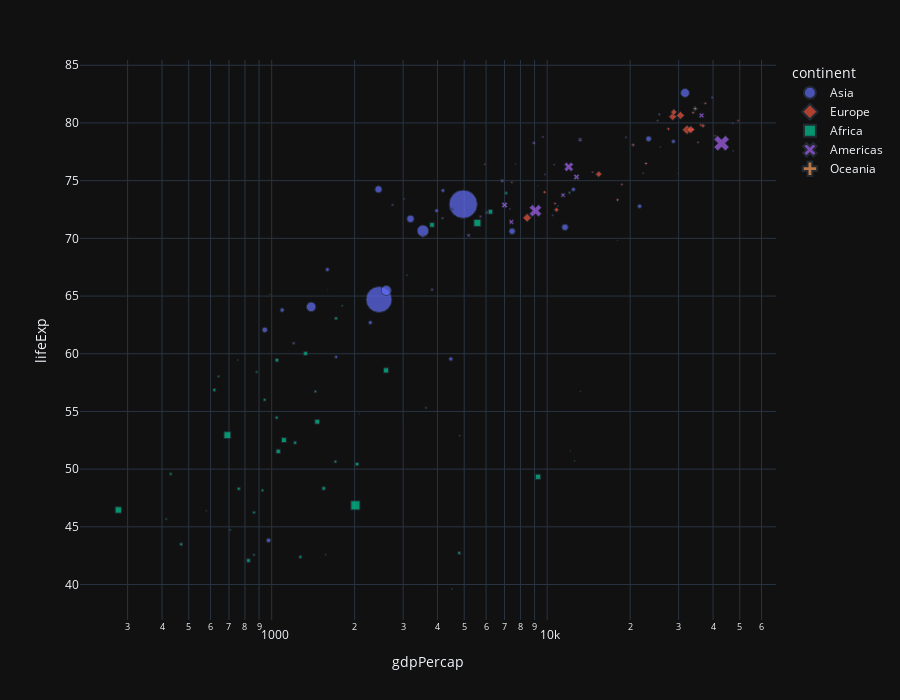

Notebook code cell kept with this figure:
### Code cell
px.scatter(df[df['year'] == 2007], x = 'gdpPercap' , y = 'lifeExp' , size= "pop" , color = 'continent'
           ,log_x = True, hover_name = 'country', template = 'plotly_dark'
           ,width = 900, height = 700, symbol = 'continent')

### Figure 1 — Plotly figure (JSON) as saved in the notebook; plotly's stock layout.template omitted (floating-point values rounded to 4 significant figures)
{"data": [{"hovertemplate": "<b>%{hovertext}</b><br><br>continent=Asia<br>gdpPercap=%{x}<br>lifeExp=%{y}<br>pop=%{marker.size}<extra></extra>", "hovertext": ["Afghanistan", "Bahrain", "Bangladesh", "Cambodia", "China", "Hong Kong, China", "India", "Indonesia", "Iran", "Iraq", "Israel", "Japan", "Jordan", "Korea, Dem. Rep.", "Korea, Rep.", "Kuwait", "Lebanon", "Malaysia", "Mongolia", "Myanmar", "Nepal", "Oman", "Pakistan", "Philippines", "Saudi Arabia", "Singapore", "Sri Lanka", "Syria", "Taiwan", "Thailand", "Vietnam", "West Bank and Gaza", "Yemen, Rep."], "legendgroup": "Asia", "marker": {"color": "#636efa", "size": [31889923, 708573, 150448339, 14131858, 1318683096, 6980412, 1110396331, 223547000, 69453570, 27499638, 6426679, 127467972, 6053193, 23301725, 49044790, 2505559, 3921278, 24821286, 2874127, 47761980, 28901790, 3204897, 169270617, 91077287, 27601038, 4553009, 20378239, 19314747, 23174294, 65068149, 85262356, 4018332, 22211743], "sizemode": "area", "sizeref": 3297000.0, "symbol": "circle"}, "mode": "markers", "name": "Asia", "orientation": "v", "showlegend": true, "type": "scatter", "x": [974.6, 29800.0, 1391.0, 1714.0, 4959.0, 39720.0, 2452.0, 3541.0, 11610.0, 4471.0, 25520.0, 31660.0, 4519.0, 1593.0, 23350.0, 47310.0, 10460.0, 12450.0, 3096.0, 944, 1091.0, 22320.0, 2606.0, 3190.0, 21650.0, 47140.0, 3970.0, 4185.0, 28720.0, 7458.0, 2442.0, 3025.0, 2281.0], "xaxis": "x", "y": [43.83, 75.64, 64.06, 59.72, 72.96, 82.21, 64.7, 70.65, 70.96, 59.55, 80.75, 82.6, 72.53, 67.3, 78.62, 77.59, 71.99, 74.24, 66.8, 62.07, 63.78, 75.64, 65.48, 71.69, 72.78, 79.97, 72.4, 74.14, 78.4, 70.62, 74.25, 73.42, 62.7], "yaxis": "y"}, {"hovertemplate": "<b>%{hovertext}</b><br><br>continent=Europe<br>gdpPercap=%{x}<br>lifeExp=%{y}<br>pop=%{marker.size}<extra></extra>", "hovertext": ["Albania", "Austria", "Belgium", "Bosnia and Herzegovina", "Bulgaria", "Croatia", "Czech Republic", "Denmark", "Finland", "France", "Germany", "Greece", "Hungary", "Iceland", "Ireland", "Italy", "Montenegro", "Netherlands", "Norway", "Poland", "Portugal", "Romania", "Serbia", "Slovak Republic", "Slovenia", "Spain", "Sweden", "Switzerland", "Turkey", "United Kingdom"], "legendgroup": "Europe", "marker": {"color": "#EF553B", "size": [3600523, 8199783, 10392226, 4552198, 7322858, 4493312, 10228744, 5468120, 5238460, 61083916, 82400996, 10706290, 9956108, 301931, 4109086, 58147733, 684736, 16570613, 4627926, 38518241, 10642836, 22276056, 10150265, 5447502, 2009245, 40448191, 9031088, 7554661, 71158647, 60776238], "sizemode": "area", "sizeref": 3297000.0, "symbol": "diamond"}, "mode": "markers", "name": "Europe", "orientation": "v", "showlegend": true, "type": "scatter", "x": [5937.0, 36130.0, 33690.0, 7446.0, 10680.0, 14620.0, 22830.0, 35280.0, 33210.0, 30470.0, 32170.0, 27540.0, 18010.0, 36180.0, 40680.0, 28570.0, 9254.0, 36800.0, 49360.0, 15390.0, 20510.0, 10810.0, 9787.0, 18680.0, 25770.0, 28820.0, 33860.0, 37510.0, 8458.0, 33200.0], "xaxis": "x", "y": [76.42, 79.83, 79.44, 74.85, 73.0, 75.75, 76.49, 78.33, 79.31, 80.66, 79.41, 79.48, 73.34, 81.76, 78.89, 80.55, 74.54, 79.76, 80.2, 75.56, 78.1, 72.48, 74.0, 74.66, 77.93, 80.94, 80.88, 81.7, 71.78, 79.42], "yaxis": "y"}, {"hovertemplate": "<b>%{hovertext}</b><br><br>continent=Africa<br>gdpPercap=%{x}<br>lifeExp=%{y}<br>pop=%{marker.size}<extra></extra>", "hovertext": ["Algeria", "Angola", "Benin", "Botswana", "Burkina Faso", "Burundi", "Cameroon", "Central African Republic", "Chad", "Comoros", "Congo, Dem. Rep.", "Congo, Rep.", "Cote d'Ivoire", "Djibouti", "Egypt", "Equatorial Guinea", "Eritrea", "Ethiopia", "Gabon", "Gambia", "Ghana", "Guinea", "Guinea-Bissau", "Kenya", "Lesotho", "Liberia", "Libya", "Madagascar", "Malawi", "Mali", "Mauritania", "Mauritius", "Morocco", "Mozambique", "Namibia", "Niger", "Nigeria", "Reunion", "Rwanda", "Sao Tome and Principe", "Senegal", "Sierra Leone", "Somalia", "South Africa", "Sudan", "Swaziland", "Tanzania", "Togo", "Tunisia", "Uganda", "Zambia", "Zimbabwe"], "legendgroup": "Africa", "marker": {"color": "#00cc96", "size": [33333216, 12420476, 8078314, 1639131, 14326203, 8390505, 17696293, 4369038, 10238807, 710960, 64606759, 3800610, 18013409, 496374, 80264543, 551201, 4906585, 76511887, 1454867, 1688359, 22873338, 9947814, 1472041, 35610177, 2012649, 3193942, 6036914, 19167654, 13327079, 12031795, 3270065, 1250882, 33757175, 19951656, 2055080, 12894865, 135031164, 798094, 8860588, 199579, 12267493, 6144562, 9118773, 43997828, 42292929, 1133066, 38139640, 5701579, 10276158, 29170398, 11746035, 12311143], "sizemode": "area", "sizeref": 3297000.0, "symbol": "square"}, "mode": "markers", "name": "Africa", "orientation": "v", "showlegend": true, "type": "scatter", "x": [6223.0, 4797.0, 1441.0, 12570.0, 1217.0, 430.1, 2042.0, 706.0, 1704.0, 986.1, 277.6, 3633.0, 1545.0, 2082.0, 5581.0, 12150.0, 641.4, 690.8, 13210.0, 752.7, 1328.0, 942.7, 579.2, 1463.0, 1569.0, 414.5, 12060.0, 1045.0, 759.3, 1043.0, 1803.0, 10960.0, 3820.0, 823.7, 4811.0, 619.7, 2014.0, 7670.0, 863.1, 1598.0, 1712.0, 862.5, 926.1, 9270.0, 2602.0, 4513.0, 1107.0, 883.0, 7093.0, 1056.0, 1271.0, 469.7], "xaxis": "x", "y": [72.3, 42.73, 56.73, 50.73, 52.3, 49.58, 50.43, 44.74, 50.65, 65.15, 46.46, 55.32, 48.33, 54.79, 71.34, 51.58, 58.04, 52.95, 56.73, 59.45, 60.02, 56.01, 46.39, 54.11, 42.59, 45.68, 73.95, 59.44, 48.3, 54.47, 64.16, 72.8, 71.16, 42.08, 52.91, 56.87, 46.86, 76.44, 46.24, 65.53, 63.06, 42.57, 48.16, 49.34, 58.56, 39.61, 52.52, 58.42, 73.92, 51.54, 42.38, 43.49], "yaxis": "y"}, {"hovertemplate": "<b>%{hovertext}</b><br><br>continent=Americas<br>gdpPercap=%{x}<br>lifeExp=%{y}<br>pop=%{marker.size}<extra></extra>", "hovertext": ["Argentina", "Bolivia", "Brazil", "Canada", "Chile", "Colombia", "Costa Rica", "Cuba", "Dominican Republic", "Ecuador", "El Salvador", "Guatemala", "Haiti", "Honduras", "Jamaica", "Mexico", "Nicaragua", "Panama", "Paraguay", "Peru", "Puerto Rico", "Trinidad and Tobago", "United States", "Uruguay", "Venezuela"], "legendgroup": "Americas", "marker": {"color": "#ab63fa", "size": [40301927, 9119152, 190010647, 33390141, 16284741, 44227550, 4133884, 11416987, 9319622, 13755680, 6939688, 12572928, 8502814, 7483763, 2780132, 108700891, 5675356, 3242173, 6667147, 28674757, 3942491, 1056608, 301139947, 3447496, 26084662], "sizemode": "area", "sizeref": 3297000.0, "symbol": "x"}, "mode": "markers", "name": "Americas", "orientation": "v", "showlegend": true, "type": "scatter", "x": [12780.0, 3822.0, 9066.0, 36320.0, 13170.0, 7007.0, 9645.0, 8948.0, 6025.0, 6873.0, 5728.0, 5186.0, 1202.0, 3548.0, 7321.0, 11980.0, 2749.0, 9809.0, 4173.0, 7409.0, 19330.0, 18010.0, 42950.0, 10610.0, 11420.0], "xaxis": "x", "y": [75.32, 65.55, 72.39, 80.65, 78.55, 72.89, 78.78, 78.27, 72.23, 74.99, 71.88, 70.26, 60.92, 70.2, 72.57, 76.19, 72.9, 75.54, 71.75, 71.42, 78.75, 69.82, 78.24, 76.38, 73.75], "yaxis": "y"}, {"hovertemplate": "<b>%{hovertext}</b><br><br>continent=Oceania<br>gdpPercap=%{x}<br>lifeExp=%{y}<br>pop=%{marker.size}<extra></extra>", "hovertext": ["Australia", "New Zealand"], "legendgroup": "Oceania", "marker": {"color": "#FFA15A", "size": [20434176, 4115771], "sizemode": "area", "sizeref": 3297000.0, "symbol": "cross"}, "mode": "markers", "name": "Oceania", "orientation": "v", "showlegend": true, "type": "scatter", "x": [34440.0, 25190.0], "xaxis": "x", "y": [81.23, 80.2], "yaxis": "y"}], "layout": {"height": 700, "legend": {"itemsizing": "constant", "title": {"text": "continent"}, "tracegroupgap": 0}, "margin": {"t": 60}, "width": 900, "xaxis": {"anchor": "y", "autorange": true, "domain": [0, 1], "range": [2.304, 4.831], "title": {"text": "gdpPercap"}, "type": "log"}, "yaxis": {"anchor": "x", "autorange": true, "domain": [0, 1], "range": [36.93, 85.46], "title": {"text": "lifeExp"}, "type": "linear"}}}
